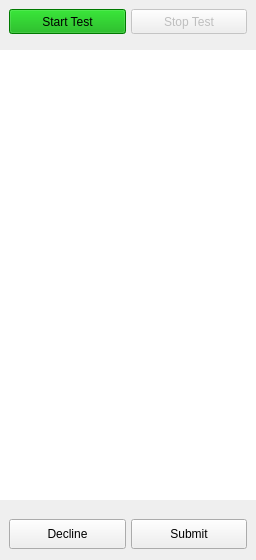
            <widget class="QWidget" name="view_test_page">
             <layout class="QVBoxLayout" name="verticalLayout_6">
              <property name="spacing">
               <number>10</number>
              </property>
              <property name="leftMargin">
               <number>0</number>
              </property>
              <property name="topMargin">
               <number>0</number>
              </property>
              <property name="rightMargin">
               <number>0</number>
              </property>
              <property name="bottomMargin">
               <number>10</number>
              </property>
              <item>
               <widget class="QFrame" name="start_stop_button_frame">
                <property name="minimumSize">
                 <size>
                  <width>0</width>
                  <height>40</height>
                 </size>
                </property>
                <property name="maximumSize">
                 <size>
                  <width>16777215</width>
                  <height>40</height>
                 </size>
                </property>
                <property name="frameShape">
                 <enum>QFrame::NoFrame</enum>
                </property>
                <property name="frameShadow">
                 <enum>QFrame::Raised</enum>
                </property>
                <layout class="QHBoxLayout" name="horizontalLayout_5">
                 <property name="spacing">
                  <number>5</number>
                 </property>
                 <property name="leftMargin">
                  <number>9</number>
                 </property>
                 <property name="topMargin">
                  <number>9</number>
                 </property>
                 <property name="rightMargin">
                  <number>9</number>
                 </property>
                 <property name="bottomMargin">
                  <number>9</number>
                 </property>
                 <item>
                  <widget class="QPushButton" name="startButton">
                   <property name="minimumSize">
                    <size>
                     <width>0</width>
                     <height>25</height>
                    </size>
                   </property>
                   <property name="styleSheet">
                    <string notr="true">background-color: rgb(0, 170, 0);</string>
                   </property>
                   <property name="text">
                    <string>Start Test</string>
                   </property>
                  </widget>
                 </item>
                 <item>
                  <widget class="QPushButton" name="stopButton">
                   <property name="enabled">
                    <bool>false</bool>
                   </property>
                   <property name="minimumSize">
                    <size>
                     <width>0</width>
                     <height>25</height>
                    </size>
                   </property>
                   <property name="styleSheet">
                    <string notr="true"/>
                   </property>
                   <property name="text">
                    <string>Stop Test</string>
                   </property>
                  </widget>
                 </item>
                </layout>
               </widget>
              </item>
              <item>
               <widget class="QFrame" name="view_test_table_frame">
                <property name="minimumSize">
                 <size>
                  <width>0</width>
                  <height>450</height>
                 </size>
                </property>
                <property name="maximumSize">
                 <size>
                  <width>16777215</width>
                  <height>16777215</height>
                 </size>
                </property>
                <property name="frameShape">
                 <enum>QFrame::NoFrame</enum>
                </property>
                <property name="frameShadow">
                 <enum>QFrame::Raised</enum>
                </property>
                <layout class="QHBoxLayout" name="horizontalLayout_6">
                 <property name="leftMargin">
                  <number>0</number>
                 </property>
                 <property name="topMargin">
                  <number>0</number>
                 </property>
                 <property name="rightMargin">
                  <number>0</number>
                 </property>
                 <property name="bottomMargin">
                  <number>0</number>
                 </property>
                 <item>
                  <widget class="QTableView" name="data_table">
                   <property name="minimumSize">
                    <size>
                     <width>0</width>
                     <height>450</height>
                    </size>
                   </property>
                   <property name="frameShape">
                    <enum>QFrame::NoFrame</enum>
                   </property>
                   <property name="showGrid">
                    <bool>true</bool>
                   </property>
                   <attribute name="horizontalHeaderDefaultSectionSize">
                    <number>150</number>
                   </attribute>
                  </widget>
                 </item>
                </layout>
               </widget>
              </item>
              <item>
               <widget class="QFrame" name="view_test_bottom_frame">
                <property name="minimumSize">
                 <size>
                  <width>0</width>
                  <height>40</height>
                 </size>
                </property>
                <property name="maximumSize">
                 <size>
                  <width>16777215</width>
                  <height>40</height>
                 </size>
                </property>
                <property name="frameShape">
                 <enum>QFrame::NoFrame</enum>
                </property>
                <property name="frameShadow">
                 <enum>QFrame::Raised</enum>
                </property>
                <layout class="QHBoxLayout" name="horizontalLayout_7">
                 <property name="spacing">
                  <number>5</number>
                 </property>
                 <property name="leftMargin">
                  <number>9</number>
                 </property>
                 <property name="topMargin">
                  <number>9</number>
                 </property>
                 <property name="rightMargin">
                  <number>9</number>
                 </property>
                 <property name="bottomMargin">
                  <number>9</number>
                 </property>
                 <item>
                  <widget class="QPushButton" name="decline_test_button">
                   <property name="minimumSize">
                    <size>
                     <width>0</width>
                     <height>30</height>
                    </size>
                   </property>
                   <property name="styleSheet">
                    <string notr="true"/>
                   </property>
                   <property name="text">
                    <string>Decline</string>
                   </property>
                  </widget>
                 </item>
                 <item>
                  <widget class="QPushButton" name="submit_test_button">
                   <property name="minimumSize">
                    <size>
                     <width>0</width>
                     <height>30</height>
                    </size>
                   </property>
                   <property name="styleSheet">
                    <string notr="true"/>
                   </property>
                   <property name="text">
                    <string>Submit</string>
                   </property>
                  </widget>
                 </item>
                </layout>
               </widget>
              </item>
             </layout>
            </widget>
